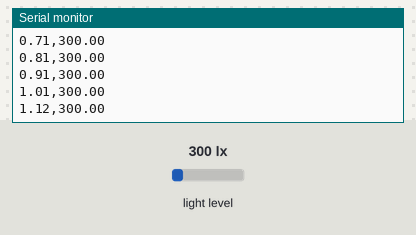
Recording of a sketch running on a simulated Arduino Uno, built with avr-gcc and run on an emulated ATmega328P. On the bench: the last lines printed to the serial monitor. Inputs (shaded band) come from the test bench; at power-on: light level 300 lx.

Above: at 1.2 s.
1.3 s: light level set to 40 lx
At 1.32 s:
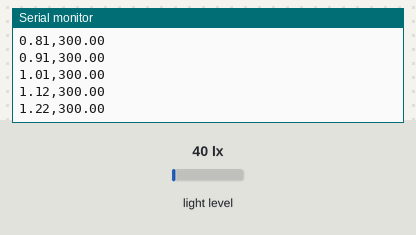
2.8 s: light level set to 500 lx
At 2.85 s:
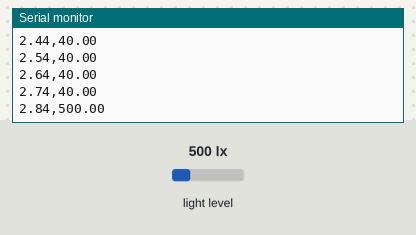
Timing chart, 0 to 5.8 s (numbered marks = the images above; inputs shaded):
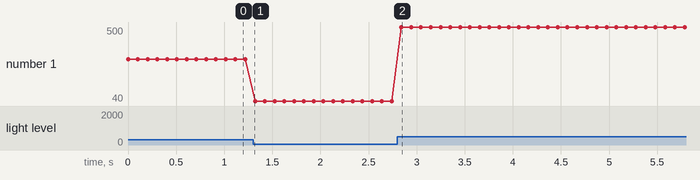

The sketch:

collect_readings.ino
```cpp
#include <Adafruit_VEML7700.h>

const int referenceSquareWavePin = 10;     // Digital pin for reference square wave output

Adafruit_VEML7700 veml = Adafruit_VEML7700();

int count = 0;

void setup() {
  Serial.begin(9600);

  if (!veml.begin()) {
    Serial.println("Sensor not found");
    while (1);
  }
}

void loop() {
  // Generate Dataset 2: Modulated square wave signal T = 4s
  // if (count == 0) {
  //   analogWrite(referenceSquareWavePin, 255);
  // }
  // else if (count == 10) {
  //   analogWrite(referenceSquareWavePin, 0);
  // }

  Serial.print(millis() / 1000.0);
  Serial.print(",");
  Serial.println(veml.readLux());

  count = (count + 1) % 20;
  // sensor reading every 100ms
  delay(100);
}
```

Measured:
- plotted number 1: 300 → 40 after the input at 1.3 s
